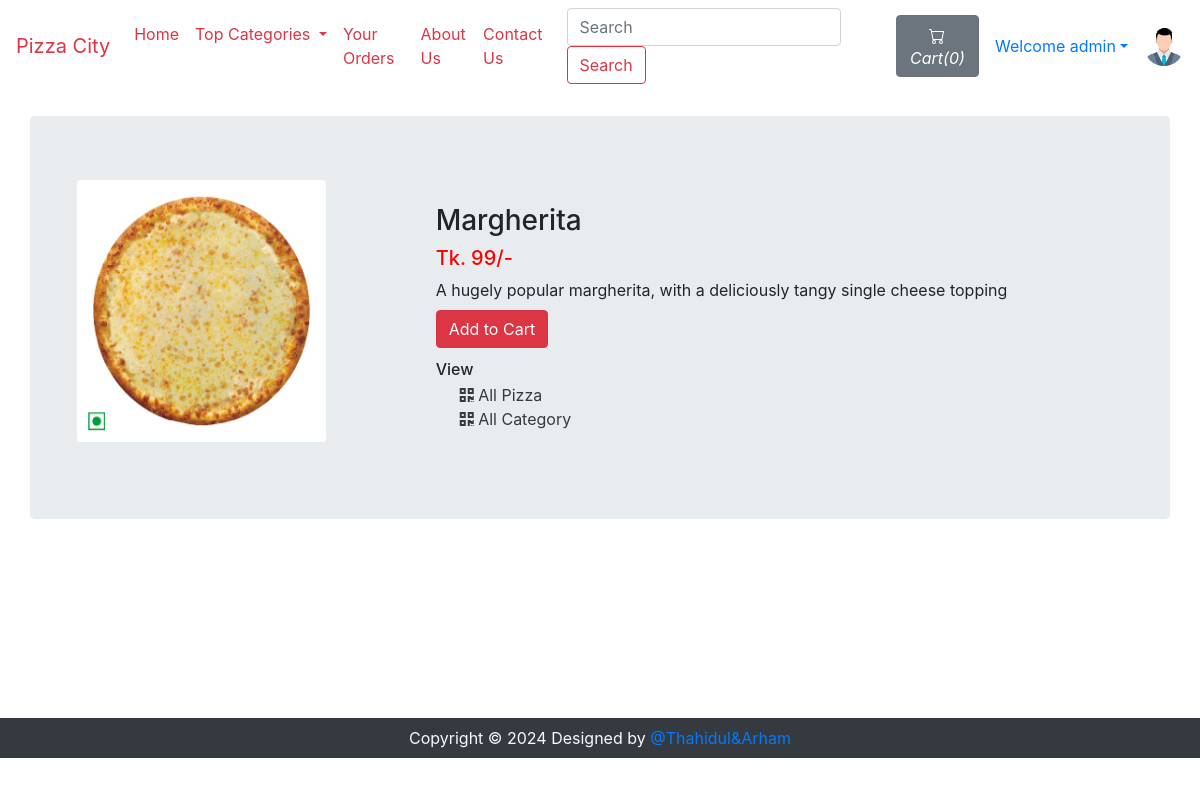
The app's page /viewPizza.php?pizzaid=1 (signed in) with its own data.
### tables this page shows
CREATE TABLE `sitedetail` (
  `tempId` int(11) NOT NULL,
  `systemName` varchar(21) NOT NULL,
  `email` varchar(35) NOT NULL,
  `contact1` bigint(21) NOT NULL,
  `contact2` bigint(21) DEFAULT NULL COMMENT 'Optional',
  `address` text NOT NULL,
  `dateTime` datetime NOT NULL DEFAULT current_timestamp()
);

CREATE TABLE `pizza` (
  `pizzaId` int(12) NOT NULL,
  `pizzaName` varchar(255) NOT NULL,
  `pizzaPrice` int(12) NOT NULL,
  `pizzaDesc` text NOT NULL,
  `pizzaCategorieId` int(12) NOT NULL,
  `pizzaPubDate` datetime NOT NULL DEFAULT current_timestamp()
);

### viewPizza.php (the view, shortened to what this page needs)
<!doctype html>
<html lang="en">
<head>
    <link rel="stylesheet" href="https://stackpath.bootstrapcdn.com/bootstrap/4.4.1/css/bootstrap.min.css">
    <link rel="stylesheet" href="https://use.fontawesome.com/releases/v5.8.2/css/all.css">
</head>
<body>
    <?php include 'partials/_dbconnect.php';?>
    <?php require 'partials/_nav.php' ?>
    <div class="container my-4" id="cont">
        <div class="row jumbotron">
        <?php
            $pizzaId = $_GET['pizzaid'];
            $sql = "SELECT * FROM `pizza` WHERE pizzaId = $pizzaId";
            $result = mysqli_query($conn, $sql);
            $row = mysqli_fetch_assoc($result);
            $pizzaName = $row['pizzaName'];
            $pizzaPrice = $row['pizzaPrice'];
            $pizzaDesc = $row['pizzaDesc'];
            $pizzaCategorieId = $row['pizzaCategorieId'];
        ?>
        <?php
        echo  '<div class="col-md-4">
                <img src="img/pizza-'.$pizzaId. '.jpg" width="249px" class=" rounded" height="262px">
            </div>
            <div class="col-md-8 my-4">
                <h3>' . $pizzaName . '</h3>
                <h5 style="color: #ff0000">Tk. '.$pizzaPrice. '/-</h5>
                <p class="mb-0">' .$pizzaDesc .'</p>';
                if($loggedin){
                    $quaSql = "SELECT `itemQuantity` FROM `viewcart` WHERE pizzaId = '$pizzaId' AND `userId`='$userId'";
                    $quaresult = mysqli_query($conn, $quaSql);
                    $quaExistRows = mysqli_num_rows($quaresult);
                    if($quaExistRows == 0) {
                        echo '<form action="partials/_manageCart.php" method="POST">
                              <input type="hidden" name="itemId" value="'.$pizzaId. '">
                              <button type="submit" name="addToCart" class="btn btn-danger my-2">Add to Cart</button>';
                    }else {
                        echo '<a href="viewCart.php"><button class="btn btn-danger my-2">Go to Cart</button></a>';
                    }
                }
                else{
                    echo '<button class="btn btn-danger my-2" data-toggle="modal" data-target="#loginModal">Add to Cart</button>';
                }
                echo '</form>
                <h6 class="my-1"> View </h6>
                <div class="mx-4">
                    <a href="viewPizzaList.php?catid=' . $pizzaCategorieId . '" class="active text-dark">
                    <i class="fas fa-qrcode"></i>
                        <span>All Pizza</span>
                    </a>
                </div>
                <div class="mx-4">
                    <a href="index.php" class="active text-dark">
                    <i class="fas fa-qrcode"></i>
                        <span>All Category</span>
                    </a>
                </div>
            </div>'
        ?>
        </div>
    </div>
    <?php require 'partials/_footer.php' ?>
</body>
</html>

### partials/_nav.php (shortened to what this page needs)
<?php
if(isset($_SESSION['loggedin']) && $_SESSION['loggedin']==true){
  $loggedin= true;
  $userId = $_SESSION['userId'];
  $username = $_SESSION['username'];
}
else{
  $loggedin = false;
  $userId = 0;
}
$sql = "SELECT * FROM `sitedetail`";
$result = mysqli_query($conn, $sql);
$row = mysqli_fetch_assoc($result);
$systemName = $row['systemName'];
echo '
<nav class="navbar navbar-expand-lg text-danger navbar-white">
      <a class="navbar-brand text-danger" href="index.php">'.$systemName.'</a>
      <button class="navbar-toggler" type="button" data-toggle="collapse" data-target="#navbarSupportedContent" aria-controls="navbarSupportedContent" aria-expanded="false" aria-label="Toggle navigation">
        <span class="navbar-toggler-icon text-danger"></span>
      </button>
      <div class="collapse navbar-collapse" id="navbarSupportedContent">
        <ul class="navbar-nav mr-auto">
          <li class="nav-item  active">
            <a class="nav-link text-danger" href="index.php">Home <span class="sr-only">(current)</span></a>
          </li>
          <li class="nav-item dropdown">
            <a class="nav-link text-danger dropdown-toggle" href="#" id="navbarDropdown" role="button" data-toggle="dropdown" aria-haspopup="true" aria-expanded="false">
              Top Categories
            </a>
            <div class="dropdown-menu" aria-labelledby="navbarDropdown">';
            echo '</div>
          </li>
          <li class="nav-item">
            <a class="nav-link text-danger" href="viewOrder.php">Your Orders</a>
          </li>
          <li class="nav-item">
            <a class="nav-link text-danger" href="about.php">About Us</a>
          </li>
          <li class="nav-item">
            <a class="nav-link text-danger" href="contact.php">Contact Us</a>
          </li>
        </ul>
        <form method="get" action="/OnlinePizzaDelivery/search.php" class="form-inline my-2 my-lg-0 mx-3">
          <input class="form-control text-danger mr-sm-2" type="search" name="search" id="search" placeholder="Search" aria-label="Search" required>
          <button class="btn btn-outline-danger my-2 my-sm-0" type="submit">Search</button>
        </form>';
        $countsql = "SELECT SUM(`itemQuantity`) FROM `viewcart` WHERE `userId`=$userId";
        $countresult = mysqli_query($conn, $countsql);
        $countrow = mysqli_fetch_assoc($countresult);
        $count = $countrow['SUM(`itemQuantity`)'];
        if(!$count) {
          $count = 0;
        }
        echo '<a href="viewCart.php"><button type="button" class="btn btn-secondary mx-2" title="MyCart">
          <svg xmlns="img/cart.svg" width="16" height="16" fill="currentColor" class="bi bi-cart" viewBox="0 0 16 16">
            <path d="M0 1.5A.5.5 0 0 1 .5 1H2a.5.5 0 0 1 .485.379L2.89 3H14.5a.5.5 0 0 1 .491.592l-1.5 8A.5.5 0 0 1 13 12H4a.5.5 0 0 1-.491-.408L2.01 3.607 1.61 2H.5a.5.5 0 0 1-.5-.5zM3.102 4l1.313 7h8.17l1.313-7H3.102zM5 12a2 2 0 1 0 0 4 2 2 0 0 0 0-4zm7 0a2 2 0 1 0 0 4 2 2 0 0 0 0-4zm-7 1a1 1 0 1 1 0 2 1 1 0 0 1 0-2zm7 0a1 1 0 1 1 0 2 1 1 0 0 1 0-2z"/>
          </svg>
          <i class="bi bi-cart">Cart(' .$count. ')</i>
        </button></a>';
        if($loggedin){
          echo '<ul class="navbar-nav mr-2">
            <li class="nav-item dropdown">
              <a class="nav-link dropdown-toggle" href="#" id="navbarDropdown" role="button" data-toggle="dropdown"> Welcome ' .$username. '</a>
              <div class="dropdown-menu text-danger" aria-labelledby="navbarDropdown">
                <a class="dropdown-item" href="partials/_logout.php">Logout</a>
              </div>
            </li>
          </ul>
          <div class="text-center image-size-small position-relative">
            <a href="viewProfile.php"><img src="img/person-' .$userId. '.jpg" class="rounded-circle text-danger" onError="this.src = \'img/profilePic.jpg\'" style="width:40px; height:40px"></a>
          </div>';
        }
        else {
          echo '
          <button type="button" class="btn btn-danger mx-2"  data-toggle="modal" data-target="#loginModal">Login</button>
          <button type="button" class="btn btn-danger mx-2"  data-toggle="modal" data-target="#signupModal">SignUp</button>';
        }
  echo '</div>
    </nav>';
?>

### viewPizza.php (style rules this page uses)
#cont { min-height : 578px; }

### records on screen
sitedetail: systemName "Pizza City"
pizza: pizzaName "Margherita", pizzaPrice "99", pizzaDesc "A hugely popular margherita, with a deliciously tangy single cheese topping"

### other values on screen
$count "0"
$username "admin"
